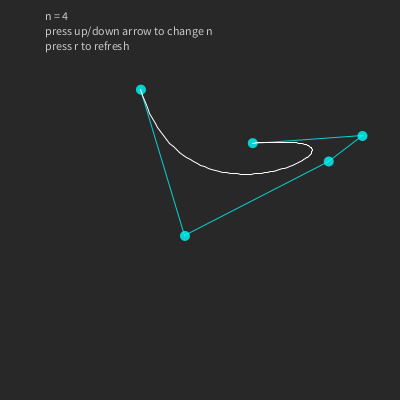
Frame 1 (no input)
Frame 60 (the mouse pressed at the canvas centre just before this capture): identical to frame 1, image omitted
Frame 120 (the mouse held since frame 60 and released just before this capture): identical to frame 1, image omitted

The Processing sketch that drew this single still picture (run headless with seeded random() and noise(); from frame 60 on, the mouse is pressed at the canvas centre):

// Processing sketch: n_bezier
// ── n_bezier.pde
class NBezierCurve {
  
  int n;
  ControlPoint[] P;
  PVector[] R;
  int tn;
  float[][] Bt;
  
  NBezierCurve(int degree) {
    
    n = degree;
    Bt = new float[n+1][n+1];
    P = new ControlPoint[n+1];
    
    for(int i=0; i<n+1; i++) {
      P[i]   = new ControlPoint();
      P[i].x = random(20, width-20);
      P[i].y = random(60, height-20);
    }
    
    tn = 50 + n*10;
    R = new PVector[tn];
    
    focusP = -1;
  }
  
  void draw(int mx, int my) {
    
    int tt;
    float t = 0;
    float ts = (float)1/tn;
    float B40t, B41t, B42t, B43t, B44t;
    
    stroke(0, 255, 255, 200);
    for(int i=0; i<n; i++) {
      line(P[i].x, P[i].y, P[i+1].x, P[i+1].y);
    }
    noStroke();
    
    for (int i=0; i<n+1; i++) {
      P[i].pointDraw(mx, my);
    }
    stroke(255, 255, 255);
      for (tt=0; tt<tn; tt+=1) {
      for (int i=0; i<n+1; i++) {
        Bt[n][i] = fact(n)/(fact(i)*fact(n-i)) * pow(1-t, n-i) * pow(t, i);
      }
      
      float denom = 0;
      for(int i=0; i<n+1; i++) {
        denom += P[i].weight * Bt[n][i];
      }
      
      R[tt] = new PVector();
      R[tt].x = 0;
      R[tt].y = 0;
      
      for(int i=0; i<n+1; i++)
        R[tt].x += (P[i].weight * Bt[n][i]) / denom*P[i].x;
      for(int i=0; i<n+1; i++)
        R[tt].y += (P[i].weight * Bt[n][i]) / denom * P[i].y;
      
      if (tt!=0) {
        line(R[tt-1].x, R[tt-1].y, R[tt].x, R[tt].y);
      }
    
      t = t + ts;
    }
    line(R[tn-1].x, R[tn-1].y, P[n].x, P[n].y);
    for (int i=0; i<n+1; i++) {
      P[i].weightMode = (focusP == i) ? true : false;
    }
  }
}

class ControlPoint {
  
  float x, y, weight;
  boolean weightMode = false;
  
  ControlPoint() {
    weight = 1.0;
  }
  
  void pointDraw(int mx, int my) {
    fill(0, 255, 255, 200);
    if(isOnCursor(mx, my) || weightMode) {
      fill(255, 256, 128, 200);
    }
    if(isOnCursor(mx, my)) {
      mouseT = HAND;
    }
    if (weight > 0) {
      ellipse(x, y, weight*10, weight*10);
    }
    noFill();
  }
  
  boolean isOnCursor(int mx, int my) {
    if (mx > x-weight*5-10 && mx < x+weight*5+10) {
      if (my > y-weight*5-10 && my < y+weight*5+10) {
        return true;
      }
    }
    return false;
  }
}
  
int fact (int n) {
  int f=1;
  for (int i=1; i<n+1; i++) {
    f = f*i;
  }
  return f;
}

class GUI {
  int d = 4;
  
  void draw () {
    mouseT = ARROW;
    fill(200);
    text("n = " + d, 45, 20);
    text("press up/down arrow to change n", 45, 35);
    text("press r to refresh", 45, 50);
  }
}

NBezierCurve b0;
GUI gui;
int mouseT;
int focusP = -1;

void setup() {
  size(400, 400);
  gui = new GUI();
  b0 = new NBezierCurve(gui.d);
}

void draw() {
  background(40);
  
  gui.draw();
  b0.draw(mouseX, mouseY);
  cursor(mouseT);
}

boolean clickAction(int x, int y) {
 
  for(int i=0; i<b0.n+1; i++) {
    if(b0.P[i].isOnCursor(x, y)) {
      focusP = 1;
      return false;
    }
  }
  return true;
}

void keyPressed() {
  if(keyCode == UP) gui.d++;
  if(keyCode == DOWN && gui.d > 1) gui.d--;
  if(key == 'r') b0 = new NBezierCurve(gui.d);
}
